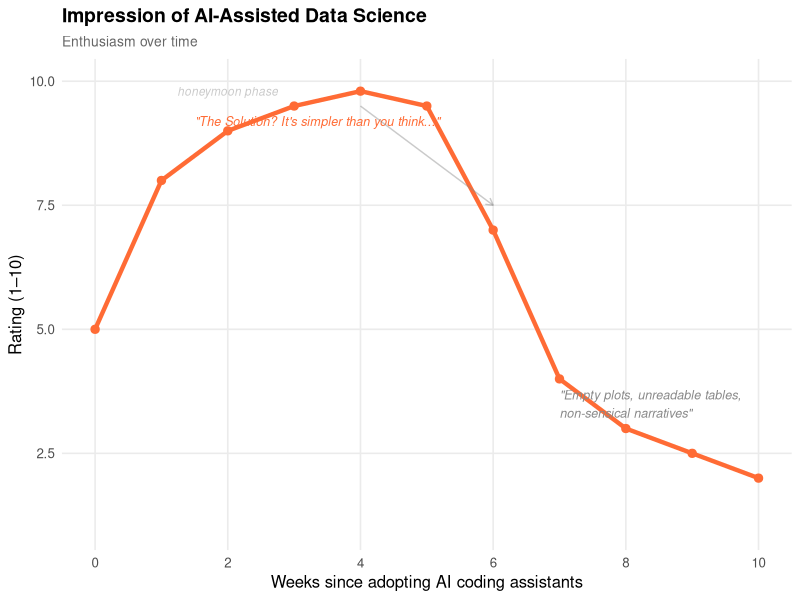

Reproduce this figure in R.
## ---- chunk 1
## Build a graph using R code that represents my "Impression of AI-assisted coding" and "time since using AI" that represents my narrative above.

## DeepSeek V4 Flash:
library(ggplot2)

impression <- data.frame(
  week = c(0, 1, 2, 3, 4, 5, 6, 7, 8, 9, 10),
  rating = c(5, 8, 9, 9.5, 9.8, 9.5, 7, 4, 3, 2.5, 2)
)

ggplot(impression, aes(x = week, y = rating)) +
  geom_line(color = "#FF6B35", linewidth = 1.5) +
  geom_point(color = "#FF6B35", size = 2.5) +
  annotate(
    "text",
    x = 1.5,
    y = 9.2,
    label = '"The Solution? It\'s simpler than you think..."',
    size = 3.2,
    hjust = 0,
    color = "#FF6B35",
    fontface = "italic"
  ) +
  annotate(
    "text",
    x = 7,
    y = 3.5,
    label = '"Empty plots, unreadable tables,\nnon-sensical narratives"',
    size = 3.2,
    hjust = 0,
    color = "#888",
    fontface = "italic"
  ) +
  annotate(
    "segment",
    x = 4,
    xend = 6,
    y = 9.5,
    yend = 7.5,
    arrow = arrow(length = unit(0.2, "cm")),
    color = "#88888870",
    linewidth = 0.5
  ) +
  annotate(
    "text",
    x = 2,
    y = 9.8,
    label = "honeymoon phase",
    size = 3,
    color = "#88888870",
    fontface = "italic"
  ) +
  scale_x_continuous(breaks = seq(0, 10, 2)) +
  coord_cartesian(ylim = c(1, 10)) +
  labs(
    title = "Impression of AI-Assisted Data Science",
    subtitle = "Enthusiasm over time",
    x = "Weeks since adopting AI coding assistants",
    y = "Rating (1–10)"
  ) +
  theme_minimal(base_size = 12) +
  theme(
    plot.title = element_text(face = "bold", size = 14),
    plot.subtitle = element_text(color = "grey40", size = 10),
    panel.grid.minor = element_blank()
  )
